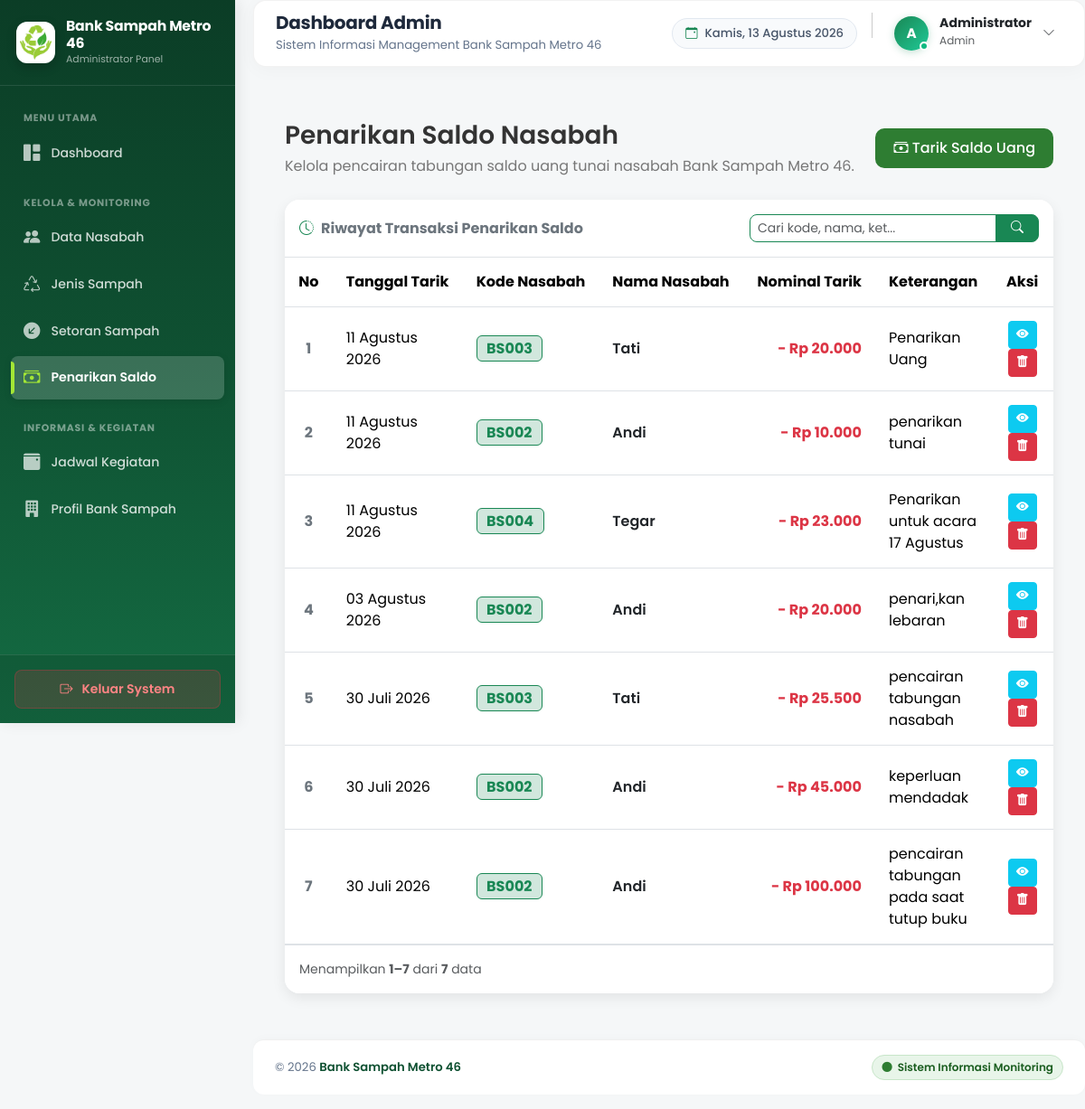
The page /admin/penarikan.php (signed in) on the database its author committed.
### tables this page shows
CREATE TABLE `profil` (
  `id_profil` int(10) UNSIGNED NOT NULL,
  `nama_bank_sampah` varchar(100) NOT NULL,
  `alamat` varchar(255) NOT NULL,
  `telepon` varchar(20) NOT NULL,
  `email` varchar(100) NOT NULL,
  `deskripsi` text NOT NULL,
  `logo` varchar(255) DEFAULT NULL
);

CREATE TABLE `penarikan` (
  `id_penarikan` int(10) UNSIGNED NOT NULL,
  `id_nasabah` int(10) UNSIGNED NOT NULL,
  `id_admin` int(10) UNSIGNED NOT NULL,
  `tanggal_penarikan` date NOT NULL,
  `nominal` decimal(12,2) NOT NULL DEFAULT 0.00,
  `keterangan` varchar(255) DEFAULT NULL,
  `created_at` timestamp NOT NULL DEFAULT current_timestamp()
);

CREATE TABLE `nasabah` (
  `id_nasabah` int(10) UNSIGNED NOT NULL,
  `kode_nasabah` varchar(20) DEFAULT NULL,
  `nama` varchar(255) NOT NULL,
  `alamat` varchar(255) NOT NULL,
  `telepon` varchar(20) NOT NULL,
  `tanggal_bergabung` date NOT NULL DEFAULT curdate()
);

### admin/penarikan.php (the view, shortened to what this page needs)
<?php
require_once "../config/koneksi.php";
$keyword = isset($_GET['search']) ? trim($_GET['search']) : '';
if ($keyword !== '') {
    $sqlCount = "
        SELECT COUNT(*) AS total
        FROM penarikan p
        JOIN nasabah n ON n.id_nasabah = p.id_nasabah
        WHERE n.kode_nasabah LIKE ? OR n.nama LIKE ? OR p.keterangan LIKE ?
    ";
    $stmtCount = mysqli_prepare($koneksi, $sqlCount);
    $searchParam = "%" . $keyword . "%";
    mysqli_stmt_bind_param($stmtCount, "sss", $searchParam, $searchParam, $searchParam);
    mysqli_stmt_execute($stmtCount);
    $rowCount = mysqli_fetch_assoc(mysqli_stmt_get_result($stmtCount));
    $totalData = (int)($rowCount['total'] ?? 0);
    mysqli_stmt_close($stmtCount);
} else {
    $sqlCount = "SELECT COUNT(*) AS total FROM penarikan";
    $resCount = mysqli_query($koneksi, $sqlCount);
    $rowCount = mysqli_fetch_assoc($resCount);
    $totalData = (int)($rowCount['total'] ?? 0);
}
$batas = 10;
$halamanAktif = isset($_GET['halaman']) ? intval($_GET['halaman']) : 1;
$offset = ($halamanAktif - 1) * $batas;
$mulaiData = ($totalData > 0) ? $offset + 1 : 0;
$sampaiData = min($offset + $batas, $totalData);
if ($keyword !== '') {
    $sql = "
        SELECT
            p.id_penarikan,
            p.tanggal_penarikan,
            p.nominal,
            p.keterangan,
            p.created_at,
            n.id_nasabah,
            n.kode_nasabah,
            n.nama AS nama_nasabah,
            n.telepon,
            a.nama_admin
        FROM penarikan p
        JOIN nasabah n ON n.id_nasabah = p.id_nasabah
        LEFT JOIN admin a ON a.id_admin = p.id_admin
        WHERE n.kode_nasabah LIKE ? OR n.nama LIKE ? OR p.keterangan LIKE ?
        ORDER BY p.tanggal_penarikan DESC, p.id_penarikan DESC
        LIMIT ? OFFSET ?
    ";
    $stmt = mysqli_prepare($koneksi, $sql);
    $searchParam = "%" . $keyword . "%";
    mysqli_stmt_bind_param($stmt, "sssii", $searchParam, $searchParam, $searchParam, $batas, $offset);
    mysqli_stmt_execute($stmt);
    $result = mysqli_stmt_get_result($stmt);
} else {
    $sql = "
        SELECT
            p.id_penarikan,
            p.tanggal_penarikan,
            p.nominal,
            p.keterangan,
            p.created_at,
            n.id_nasabah,
            n.kode_nasabah,
            n.nama AS nama_nasabah,
            n.telepon,
            a.nama_admin
        FROM penarikan p
        JOIN nasabah n ON n.id_nasabah = p.id_nasabah
        LEFT JOIN admin a ON a.id_admin = p.id_admin
        ORDER BY p.tanggal_penarikan DESC, p.id_penarikan DESC
        LIMIT ? OFFSET ?
    ";
    $stmt = mysqli_prepare($koneksi, $sql);
    mysqli_stmt_bind_param($stmt, "ii", $batas, $offset);
    mysqli_stmt_execute($stmt);
    $result = mysqli_stmt_get_result($stmt);
}
$bulanIndonesia = [
    1 => 'Januari', 'Februari', 'Maret', 'April', 'Mei', 'Juni',
    'Juli', 'Agustus', 'September', 'Oktober', 'November', 'Desember'
];
?>
<!DOCTYPE html>
<html lang="id">
<head>
    <link href="https://cdn.jsdelivr.net/npm/bootstrap@5.3.7/dist/css/bootstrap.min.css" rel="stylesheet">
    <link href="https://cdn.jsdelivr.net/npm/bootstrap-icons@1.13.1/font/bootstrap-icons.min.css" rel="stylesheet">
    <link rel="stylesheet" href="../assets/css/style.css">
    <link rel="stylesheet" href="../assets/css/admin.css">
</head>
<body>
<div class="wrapper">
    <?php include "components/sidebar.php"; ?>
    <main class="main-content">
        <?php include "components/navbar.php"; ?>
        <section class="content-area">
            <div class="page-header">
                <div>
                    <h3>Penarikan Saldo Nasabah</h3>
                    <p>Kelola pencairan tabungan saldo uang tunai nasabah Bank Sampah Metro 46.</p>
                </div>
                <button
                    type="button"
                    class="btn btn-add"
                    data-bs-toggle="modal"
                    data-bs-target="#modalTambahPenarikan">
                    <i class="bi bi-cash-stack"></i>
                    Tarik Saldo Uang
                </button>
            </div>
            <div class="card table-card">
                <div class="card-header bg-white py-3 border-bottom d-flex flex-column flex-md-row justify-content-between align-items-md-center gap-3">
                    <h5 class="mb-0 fw-bold text-secondary fs-6">
                        <i class="bi bi-clock-history me-2 text-success"></i>Riwayat Transaksi Penarikan Saldo
                    </h5>
                    <form method="GET" action="penarikan.php" class="d-flex" style="max-width: 320px; width: 100%;">
                        <div class="input-group">
                            <input type="text" name="search" class="form-control form-control-sm border-success rounded-start-3" placeholder="Cari kode, nama, ket..." value="<?= htmlspecialchars($keyword, ENT_QUOTES, 'UTF-8'); ?>" autocomplete="off">
                            <button type="submit" class="btn btn-success btn-sm rounded-end-3 px-3">
                                <i class="bi bi-search"></i>
                            </button>
                        </div>
                    </form>
                </div>
                <div class="card-body p-0">
                    <div class="table-responsive">
                        <table class="table table-hover align-middle mb-0">
                            <thead>
                                <tr>
                                    <th width="60" class="text-center">No</th>
                                    <th width="150">Tanggal Tarik</th>
                                    <th width="130">Kode Nasabah</th>
                                    <th>Nama Nasabah</th>
                                    <th class="text-end" width="160">Nominal Tarik</th>
                                    <th>Keterangan</th>
                                    <th width="120" class="text-center">Aksi</th>
                                </tr>
                            </thead>
                            <tbody>
                                <?php if (mysqli_num_rows($result) > 0) : ?>
                                    <?php
                                    $no = $offset + 1;
                                    while ($row = mysqli_fetch_assoc($result)) :
                                        $tgl = date_create($row['tanggal_penarikan']);
                                        $tglIndonesia = date_format($tgl, 'd') . ' ' . $bulanIndonesia[(int)date_format($tgl, 'n')] . ' ' . date_format($tgl, 'Y');
                                    ?>
                                        <tr>
                                            <td class="text-center fw-bold text-secondary"><?= $no++; ?></td>
                                            <td><?= $tglIndonesia; ?></td>
                                            <td>
                                                <span class="badge bg-success-subtle text-success border border-success fs-6 fw-bold">
                                                    <?= htmlspecialchars($row['kode_nasabah'] ?? '-', ENT_QUOTES, 'UTF-8'); ?>
                                                </span>
                                            </td>
                                            <td class="fw-semibold text-dark"><?= htmlspecialchars($row['nama_nasabah'], ENT_QUOTES, 'UTF-8'); ?></td>
                                            <td class="text-end fw-bold text-danger">
                                                - Rp <?= number_format($row['nominal'], 0, ',', '.'); ?>
                                            </td>
                                            <td><?= htmlspecialchars(!empty($row['keterangan']) ? $row['keterangan'] : '-', ENT_QUOTES, 'UTF-8'); ?></td>
                                            <td class="text-center">
                                                <button
                                                    type="button"
                                                    class="btn btn-info btn-sm text-white btn-detail-penarikan"
                                                    title="Detail Penarikan"
                                                    data-bs-toggle="modal"
                                                    data-bs-target="#modalDetailPenarikan"
                                                    data-kode="<?= htmlspecialchars($row['kode_nasabah'], ENT_QUOTES, 'UTF-8'); ?>"
                                                    data-nama="<?= htmlspecialchars($row['nama_nasabah'], ENT_QUOTES, 'UTF-8'); ?>"
                                                    data-telepon="<?= htmlspecialchars($row['telepon'] ?? '-', ENT_QUOTES, 'UTF-8'); ?>"
                                                    data-tanggal="<?= $tglIndonesia; ?>"
                                                    data-nominal="Rp <?= number_format($row['nominal'], 0, ',', '.'); ?>"
                                                    data-keterangan="<?= htmlspecialchars(!empty($row['keterangan']) ? $row['keterangan'] : '-', ENT_QUOTES, 'UTF-8'); ?>"
                                                    data-admin="<?= htmlspecialchars($row['nama_admin'] ?? 'Admin', ENT_QUOTES, 'UTF-8'); ?>">
                                                    <i class="bi bi-eye-fill"></i>
                                                </button>
                                                <a
                                                    href="penarikan.php?hapus=<?= $row['id_penarikan']; ?>"
                                                    class="btn btn-danger btn-sm"
                                                    title="Hapus Data"
                                                    onclick="return confirm('Apakah Anda yakin ingin menghapus data penarikan ini?')">
                                                    <i class="bi bi-trash-fill"></i>
                                                </a>
                                            </td>
                                        </tr>
                                    <?php endwhile; ?>
                                <?php endif; ?>
                            </tbody>
                        </table>
                    </div>
                </div>
                <?php if ($totalData > 0): ?>
                <div class="card-footer bg-white py-3 border-top d-flex flex-column flex-md-row justify-content-between align-items-center gap-2">
                    <div class="text-muted small">
                        Menampilkan <strong><?= $mulaiData; ?>–<?= $sampaiData; ?></strong> dari <strong><?= $totalData; ?></strong> data
                    </div>
                </div>
                <?php endif; ?>
            </div>
        </section>
        <?php include "components/footer.php"; ?>
    </main>
</div>
</body>
</html>

### admin/components/sidebar.php (shortened to what this page needs)
<?php
$currentPage = basename($_SERVER['PHP_SELF']);
$logoSidebar = "../assets/img/logo.png";
$namaBankSampahSidebar = "Bank Sampah";
if (isset($koneksi)) {
    $queryProfilSidebar = "SELECT nama_bank_sampah, logo FROM profil LIMIT 1";
    $resultProfilSidebar = mysqli_query($koneksi, $queryProfilSidebar);
    if ($resultProfilSidebar && mysqli_num_rows($resultProfilSidebar) > 0) {
        $dataProfilSidebar = mysqli_fetch_assoc($resultProfilSidebar);
        if (!empty($dataProfilSidebar['logo'])) {
            $pathLogoDB = "../assets/img/" . $dataProfilSidebar['logo'];
            if (file_exists($pathLogoDB)) {
                $logoSidebar = $pathLogoDB;
            }
        }
        if (!empty($dataProfilSidebar['nama_bank_sampah'])) {
            $namaBankSampahSidebar = $dataProfilSidebar['nama_bank_sampah'];
        }
    }
}
?>
<aside class="sidebar" id="adminSidebar">
    <div class="sidebar-brand">
        <img src="<?= htmlspecialchars($logoSidebar, ENT_QUOTES, 'UTF-8'); ?>" alt="Logo Bank Sampah" class="sidebar-logo-img">
        <div class="sidebar-brand-text">
            <h5><?= htmlspecialchars($namaBankSampahSidebar, ENT_QUOTES, 'UTF-8'); ?></h5>
            <small>Administrator Panel</small>
        </div>
    </div>
    <div class="sidebar-body">
        <div class="sidebar-heading">Menu Utama</div>
        <ul class="sidebar-menu">
            <li class="sidebar-item">
                <a href="index.php" class="sidebar-link <?= ($currentPage == 'index.php') ? 'active' : ''; ?>">
                    <i class="bi bi-grid-1x2-fill"></i>
                    <span>Dashboard</span>
                </a>
            </li>
        </ul>
        <div class="sidebar-heading">Kelola & Monitoring</div>
        <ul class="sidebar-menu">
            <li class="sidebar-item">
                <a href="nasabah.php" class="sidebar-link <?= in_array($currentPage, ['nasabah.php', 'detail_monitoring.php']) ? 'active' : ''; ?>">
                    <i class="bi bi-people-fill"></i>
                    <span>Data Nasabah</span>
                </a>
            </li>
            <li class="sidebar-item">
                <a href="jenis_sampah.php" class="sidebar-link <?= ($currentPage == 'jenis_sampah.php') ? 'active' : ''; ?>">
                    <i class="bi bi-recycle"></i>
                    <span>Jenis Sampah</span>
                </a>
            </li>
            <li class="sidebar-item">
                <a href="transaksi.php" class="sidebar-link <?= ($currentPage == 'transaksi.php') ? 'active' : ''; ?>">
                    <i class="bi bi-arrow-down-left-circle-fill"></i>
                    <span>Setoran Sampah</span>
                </a>
            </li>
            <li class="sidebar-item">
                <a href="penarikan.php" class="sidebar-link <?= ($currentPage == 'penarikan.php') ? 'active' : ''; ?>">
                    <i class="bi bi-cash-stack"></i>
                    <span>Penarikan Saldo</span>
                </a>
            </li>
        </ul>
        <div class="sidebar-heading">Informasi & Kegiatan</div>
        <ul class="sidebar-menu">
            <li class="sidebar-item">
                <a href="jadwal.php" class="sidebar-link <?= ($currentPage == 'jadwal.php') ? 'active' : ''; ?>">
                    <i class="bi bi-calendar3-event-fill"></i>
                    <span>Jadwal Kegiatan</span>
                </a>
            </li>
            <li class="sidebar-item">
                <a href="profil.php" class="sidebar-link <?= ($currentPage == 'profil.php') ? 'active' : ''; ?>">
                    <i class="bi bi-building-fill"></i>
                    <span>Profil Bank Sampah</span>
                </a>
            </li>
        </ul>
    </div>
    <div class="sidebar-footer">
        <a href="logout.php" class="btn-logout-sidebar" onclick="return confirm('Apakah Anda yakin ingin keluar dari sistem?');">
            <i class="bi bi-box-arrow-right"></i>
            <span>Keluar System</span>
        </a>
    </div>
</aside>

### rows shown on the page
profil: logo (picture), nama_bank_sampah "Bank Sampah Metro 46"
penarikan: tanggal_penarikan "11 Agustus 2026", id_nasabah.kode_nasabah "BS003", id_nasabah.nama "Tati", nominal "20.000", keterangan "Penarikan Uang"
penarikan: tanggal_penarikan "11 Agustus 2026", id_nasabah.kode_nasabah "BS002", id_nasabah.nama "Andi", nominal "10.000", keterangan "penarikan tunai"
penarikan: tanggal_penarikan "11 Agustus 2026", id_nasabah.kode_nasabah "BS004", id_nasabah.nama "Tegar", nominal "23.000", keterangan "Penarikan untuk acara 17 Agustus"
penarikan: tanggal_penarikan "03 Agustus 2026", id_nasabah.kode_nasabah "BS002", id_nasabah.nama "Andi", nominal "20.000", keterangan "penari,kan lebaran"
penarikan: tanggal_penarikan "30 Juli 2026", id_nasabah.kode_nasabah "BS003", id_nasabah.nama "Tati", nominal "25.500", keterangan "pencairan tabungan nasabah"
penarikan: tanggal_penarikan "30 Juli 2026", id_nasabah.kode_nasabah "BS002", id_nasabah.nama "Andi", nominal "45.000", keterangan "keperluan mendadak"
penarikan: tanggal_penarikan "30 Juli 2026", id_nasabah.kode_nasabah "BS002", id_nasabah.nama "Andi", nominal "100.000", keterangan "pencairan tabungan pada saat tutup buku"

### other values the page prints
$pageTitle "Dashboard Admin"
substr($namaAdmin, 0, 1) "A"
$namaAdmin "Administrator"
$roleAdmin "Admin"
$mulaiData "1"
$sampaiData "7"
$totalData "7"
